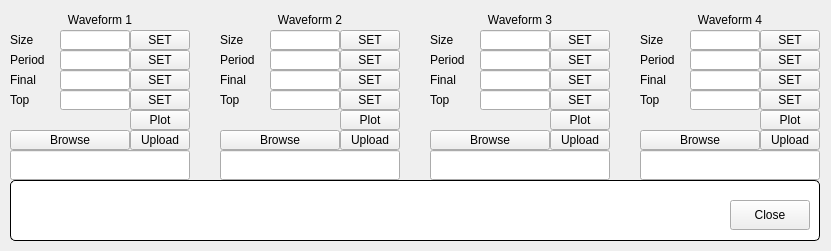
<?xml version="1.0" encoding="UTF-8"?>
<ui version="4.0">
 <class>FormGeneralWaveform</class>
 <widget class="QMainWindow" name="FormGeneralWaveform">
  <property name="geometry">
   <rect>
    <x>0</x>
    <y>0</y>
    <width>831</width>
    <height>251</height>
   </rect>
  </property>
  <property name="windowTitle">
   <string>General Waveform</string>
  </property>
  <widget class="QWidget" name="centralwidget">
   <widget class="QLabel" name="label">
    <property name="geometry">
     <rect>
      <x>10</x>
      <y>30</y>
      <width>61</width>
      <height>20</height>
     </rect>
    </property>
    <property name="text">
     <string>Size</string>
    </property>
   </widget>
   <widget class="QLabel" name="label_7">
    <property name="geometry">
     <rect>
      <x>10</x>
      <y>90</y>
      <width>61</width>
      <height>20</height>
     </rect>
    </property>
    <property name="text">
     <string>Top</string>
    </property>
   </widget>
   <widget class="QLabel" name="label_6">
    <property name="geometry">
     <rect>
      <x>10</x>
      <y>70</y>
      <width>61</width>
      <height>20</height>
     </rect>
    </property>
    <property name="text">
     <string>Final</string>
    </property>
   </widget>
   <widget class="QLabel" name="label_5">
    <property name="geometry">
     <rect>
      <x>10</x>
      <y>50</y>
      <width>61</width>
      <height>20</height>
     </rect>
    </property>
    <property name="text">
     <string>Period</string>
    </property>
   </widget>
   <widget class="QLineEdit" name="txtSize_1">
    <property name="geometry">
     <rect>
      <x>60</x>
      <y>30</y>
      <width>70</width>
      <height>20</height>
     </rect>
    </property>
   </widget>
   <widget class="QLineEdit" name="txtPeriod_1">
    <property name="geometry">
     <rect>
      <x>60</x>
      <y>50</y>
      <width>70</width>
      <height>20</height>
     </rect>
    </property>
   </widget>
   <widget class="QLineEdit" name="txtFinal_1">
    <property name="geometry">
     <rect>
      <x>60</x>
      <y>70</y>
      <width>70</width>
      <height>20</height>
     </rect>
    </property>
   </widget>
   <widget class="QLineEdit" name="txtTop_1">
    <property name="geometry">
     <rect>
      <x>60</x>
      <y>90</y>
      <width>70</width>
      <height>20</height>
     </rect>
    </property>
   </widget>
   <widget class="QPushButton" name="btnSize_1">
    <property name="geometry">
     <rect>
      <x>130</x>
      <y>30</y>
      <width>60</width>
      <height>20</height>
     </rect>
    </property>
    <property name="text">
     <string>SET</string>
    </property>
   </widget>
   <widget class="QPushButton" name="btnPeriod_1">
    <property name="geometry">
     <rect>
      <x>130</x>
      <y>50</y>
      <width>60</width>
      <height>20</height>
     </rect>
    </property>
    <property name="text">
     <string>SET</string>
    </property>
   </widget>
   <widget class="QPushButton" name="btnFinal_1">
    <property name="geometry">
     <rect>
      <x>130</x>
      <y>70</y>
      <width>60</width>
      <height>20</height>
     </rect>
    </property>
    <property name="text">
     <string>SET</string>
    </property>
   </widget>
   <widget class="QPushButton" name="btnTop_1">
    <property name="geometry">
     <rect>
      <x>130</x>
      <y>90</y>
      <width>60</width>
      <height>20</height>
     </rect>
    </property>
    <property name="text">
     <string>SET</string>
    </property>
   </widget>
   <widget class="QLineEdit" name="txtSize_2">
    <property name="geometry">
     <rect>
      <x>270</x>
      <y>30</y>
      <width>70</width>
      <height>20</height>
     </rect>
    </property>
   </widget>
   <widget class="QLabel" name="label_2">
    <property name="geometry">
     <rect>
      <x>220</x>
      <y>30</y>
      <width>61</width>
      <height>20</height>
     </rect>
    </property>
    <property name="text">
     <string>Size</string>
    </property>
   </widget>
   <widget class="QLabel" name="label_8">
    <property name="geometry">
     <rect>
      <x>220</x>
      <y>90</y>
      <width>61</width>
      <height>20</height>
     </rect>
    </property>
    <property name="text">
     <string>Top</string>
    </property>
   </widget>
   <widget class="QLineEdit" name="txtPeriod_2">
    <property name="geometry">
     <rect>
      <x>270</x>
      <y>50</y>
      <width>70</width>
      <height>20</height>
     </rect>
    </property>
   </widget>
   <widget class="QPushButton" name="btnSize_2">
    <property name="geometry">
     <rect>
      <x>340</x>
      <y>30</y>
      <width>60</width>
      <height>20</height>
     </rect>
    </property>
    <property name="text">
     <string>SET</string>
    </property>
   </widget>
   <widget class="QPushButton" name="btnTop_2">
    <property name="geometry">
     <rect>
      <x>340</x>
      <y>90</y>
      <width>60</width>
      <height>20</height>
     </rect>
    </property>
    <property name="text">
     <string>SET</string>
    </property>
   </widget>
   <widget class="QPushButton" name="btnFinal_2">
    <property name="geometry">
     <rect>
      <x>340</x>
      <y>70</y>
      <width>60</width>
      <height>20</height>
     </rect>
    </property>
    <property name="text">
     <string>SET</string>
    </property>
   </widget>
   <widget class="QLabel" name="label_9">
    <property name="geometry">
     <rect>
      <x>220</x>
      <y>70</y>
      <width>61</width>
      <height>20</height>
     </rect>
    </property>
    <property name="text">
     <string>Final</string>
    </property>
   </widget>
   <widget class="QLabel" name="label_10">
    <property name="geometry">
     <rect>
      <x>220</x>
      <y>50</y>
      <width>61</width>
      <height>20</height>
     </rect>
    </property>
    <property name="text">
     <string>Period</string>
    </property>
   </widget>
   <widget class="QLineEdit" name="txtTop_2">
    <property name="geometry">
     <rect>
      <x>270</x>
      <y>90</y>
      <width>70</width>
      <height>20</height>
     </rect>
    </property>
   </widget>
   <widget class="QPushButton" name="btnPeriod_2">
    <property name="geometry">
     <rect>
      <x>340</x>
      <y>50</y>
      <width>60</width>
      <height>20</height>
     </rect>
    </property>
    <property name="text">
     <string>SET</string>
    </property>
   </widget>
   <widget class="QLineEdit" name="txtFinal_2">
    <property name="geometry">
     <rect>
      <x>270</x>
      <y>70</y>
      <width>70</width>
      <height>20</height>
     </rect>
    </property>
   </widget>
   <widget class="QLineEdit" name="txtSize_3">
    <property name="geometry">
     <rect>
      <x>480</x>
      <y>30</y>
      <width>70</width>
      <height>20</height>
     </rect>
    </property>
   </widget>
   <widget class="QLabel" name="label_3">
    <property name="geometry">
     <rect>
      <x>430</x>
      <y>30</y>
      <width>61</width>
      <height>20</height>
     </rect>
    </property>
    <property name="text">
     <string>Size</string>
    </property>
   </widget>
   <widget class="QLabel" name="label_11">
    <property name="geometry">
     <rect>
      <x>430</x>
      <y>90</y>
      <width>61</width>
      <height>20</height>
     </rect>
    </property>
    <property name="text">
     <string>Top</string>
    </property>
   </widget>
   <widget class="QLineEdit" name="txtPeriod_3">
    <property name="geometry">
     <rect>
      <x>480</x>
      <y>50</y>
      <width>70</width>
      <height>20</height>
     </rect>
    </property>
   </widget>
   <widget class="QPushButton" name="btnSize_3">
    <property name="geometry">
     <rect>
      <x>550</x>
      <y>30</y>
      <width>60</width>
      <height>20</height>
     </rect>
    </property>
    <property name="text">
     <string>SET</string>
    </property>
   </widget>
   <widget class="QPushButton" name="btnTop_3">
    <property name="geometry">
     <rect>
      <x>550</x>
      <y>90</y>
      <width>60</width>
      <height>20</height>
     </rect>
    </property>
    <property name="text">
     <string>SET</string>
    </property>
   </widget>
   <widget class="QPushButton" name="btnFinal_3">
    <property name="geometry">
     <rect>
      <x>550</x>
      <y>70</y>
      <width>60</width>
      <height>20</height>
     </rect>
    </property>
    <property name="text">
     <string>SET</string>
    </property>
   </widget>
   <widget class="QLabel" name="label_12">
    <property name="geometry">
     <rect>
      <x>430</x>
      <y>70</y>
      <width>61</width>
      <height>20</height>
     </rect>
    </property>
    <property name="text">
     <string>Final</string>
    </property>
   </widget>
   <widget class="QLabel" name="label_13">
    <property name="geometry">
     <rect>
      <x>430</x>
      <y>50</y>
      <width>61</width>
      <height>20</height>
     </rect>
    </property>
    <property name="text">
     <string>Period</string>
    </property>
   </widget>
   <widget class="QLineEdit" name="txtTop_3">
    <property name="geometry">
     <rect>
      <x>480</x>
      <y>90</y>
      <width>70</width>
      <height>20</height>
     </rect>
    </property>
   </widget>
   <widget class="QPushButton" name="btnPeriod_3">
    <property name="geometry">
     <rect>
      <x>550</x>
      <y>50</y>
      <width>60</width>
      <height>20</height>
     </rect>
    </property>
    <property name="text">
     <string>SET</string>
    </property>
   </widget>
   <widget class="QLineEdit" name="txtFinal_3">
    <property name="geometry">
     <rect>
      <x>480</x>
      <y>70</y>
      <width>70</width>
      <height>20</height>
     </rect>
    </property>
   </widget>
   <widget class="QLineEdit" name="txtSize_4">
    <property name="geometry">
     <rect>
      <x>690</x>
      <y>30</y>
      <width>70</width>
      <height>20</height>
     </rect>
    </property>
   </widget>
   <widget class="QLabel" name="label_4">
    <property name="geometry">
     <rect>
      <x>640</x>
      <y>30</y>
      <width>61</width>
      <height>20</height>
     </rect>
    </property>
    <property name="text">
     <string>Size</string>
    </property>
   </widget>
   <widget class="QLabel" name="label_14">
    <property name="geometry">
     <rect>
      <x>640</x>
      <y>90</y>
      <width>61</width>
      <height>20</height>
     </rect>
    </property>
    <property name="text">
     <string>Top</string>
    </property>
   </widget>
   <widget class="QLineEdit" name="txtPeriod_4">
    <property name="geometry">
     <rect>
      <x>690</x>
      <y>50</y>
      <width>70</width>
      <height>20</height>
     </rect>
    </property>
   </widget>
   <widget class="QPushButton" name="btnSize_4">
    <property name="geometry">
     <rect>
      <x>760</x>
      <y>30</y>
      <width>60</width>
      <height>20</height>
     </rect>
    </property>
    <property name="text">
     <string>SET</string>
    </property>
   </widget>
   <widget class="QPushButton" name="btnTop_4">
    <property name="geometry">
     <rect>
      <x>760</x>
      <y>90</y>
      <width>60</width>
      <height>20</height>
     </rect>
    </property>
    <property name="text">
     <string>SET</string>
    </property>
   </widget>
   <widget class="QPushButton" name="btnFinal_4">
    <property name="geometry">
     <rect>
      <x>760</x>
      <y>70</y>
      <width>60</width>
      <height>20</height>
     </rect>
    </property>
    <property name="text">
     <string>SET</string>
    </property>
   </widget>
   <widget class="QLabel" name="label_15">
    <property name="geometry">
     <rect>
      <x>640</x>
      <y>70</y>
      <width>61</width>
      <height>20</height>
     </rect>
    </property>
    <property name="text">
     <string>Final</string>
    </property>
   </widget>
   <widget class="QLabel" name="label_16">
    <property name="geometry">
     <rect>
      <x>640</x>
      <y>50</y>
      <width>61</width>
      <height>20</height>
     </rect>
    </property>
    <property name="text">
     <string>Period</string>
    </property>
   </widget>
   <widget class="QLineEdit" name="txtTop_4">
    <property name="geometry">
     <rect>
      <x>690</x>
      <y>90</y>
      <width>70</width>
      <height>20</height>
     </rect>
    </property>
   </widget>
   <widget class="QPushButton" name="btnPeriod_4">
    <property name="geometry">
     <rect>
      <x>760</x>
      <y>50</y>
      <width>60</width>
      <height>20</height>
     </rect>
    </property>
    <property name="text">
     <string>SET</string>
    </property>
   </widget>
   <widget class="QLineEdit" name="txtFinal_4">
    <property name="geometry">
     <rect>
      <x>690</x>
      <y>70</y>
      <width>70</width>
      <height>20</height>
     </rect>
    </property>
   </widget>
   <widget class="QLabel" name="label_17">
    <property name="geometry">
     <rect>
      <x>10</x>
      <y>10</y>
      <width>180</width>
      <height>20</height>
     </rect>
    </property>
    <property name="text">
     <string>Waveform 1</string>
    </property>
    <property name="alignment">
     <set>Qt::AlignCenter</set>
    </property>
   </widget>
   <widget class="QLabel" name="label_18">
    <property name="geometry">
     <rect>
      <x>220</x>
      <y>10</y>
      <width>180</width>
      <height>20</height>
     </rect>
    </property>
    <property name="text">
     <string>Waveform 2</string>
    </property>
    <property name="alignment">
     <set>Qt::AlignCenter</set>
    </property>
   </widget>
   <widget class="QLabel" name="label_19">
    <property name="geometry">
     <rect>
      <x>430</x>
      <y>10</y>
      <width>180</width>
      <height>20</height>
     </rect>
    </property>
    <property name="text">
     <string>Waveform 3</string>
    </property>
    <property name="alignment">
     <set>Qt::AlignCenter</set>
    </property>
   </widget>
   <widget class="QLabel" name="label_20">
    <property name="geometry">
     <rect>
      <x>640</x>
      <y>10</y>
      <width>180</width>
      <height>20</height>
     </rect>
    </property>
    <property name="text">
     <string>Waveform 4</string>
    </property>
    <property name="alignment">
     <set>Qt::AlignCenter</set>
    </property>
   </widget>
   <widget class="QPushButton" name="btnPlot_1">
    <property name="geometry">
     <rect>
      <x>130</x>
      <y>110</y>
      <width>60</width>
      <height>20</height>
     </rect>
    </property>
    <property name="text">
     <string>Plot</string>
    </property>
   </widget>
   <widget class="QPushButton" name="btnSelect_1">
    <property name="geometry">
     <rect>
      <x>10</x>
      <y>130</y>
      <width>120</width>
      <height>20</height>
     </rect>
    </property>
    <property name="text">
     <string>Browse</string>
    </property>
   </widget>
   <widget class="QLineEdit" name="txtFile_1">
    <property name="geometry">
     <rect>
      <x>10</x>
      <y>150</y>
      <width>180</width>
      <height>30</height>
     </rect>
    </property>
   </widget>
   <widget class="QPushButton" name="btnSelect_2">
    <property name="geometry">
     <rect>
      <x>220</x>
      <y>130</y>
      <width>120</width>
      <height>20</height>
     </rect>
    </property>
    <property name="text">
     <string>Browse</string>
    </property>
   </widget>
   <widget class="QPushButton" name="btnPlot_2">
    <property name="geometry">
     <rect>
      <x>340</x>
      <y>110</y>
      <width>60</width>
      <height>20</height>
     </rect>
    </property>
    <property name="text">
     <string>Plot</string>
    </property>
   </widget>
   <widget class="QPushButton" name="btnSelect_3">
    <property name="geometry">
     <rect>
      <x>430</x>
      <y>130</y>
      <width>120</width>
      <height>20</height>
     </rect>
    </property>
    <property name="text">
     <string>Browse</string>
    </property>
   </widget>
   <widget class="QPushButton" name="btnPlot_3">
    <property name="geometry">
     <rect>
      <x>550</x>
      <y>110</y>
      <width>60</width>
      <height>20</height>
     </rect>
    </property>
    <property name="text">
     <string>Plot</string>
    </property>
   </widget>
   <widget class="QPushButton" name="btnSelect_4">
    <property name="geometry">
     <rect>
      <x>640</x>
      <y>130</y>
      <width>120</width>
      <height>20</height>
     </rect>
    </property>
    <property name="text">
     <string>Browse</string>
    </property>
   </widget>
   <widget class="QPushButton" name="btnPlot_4">
    <property name="geometry">
     <rect>
      <x>760</x>
      <y>110</y>
      <width>60</width>
      <height>20</height>
     </rect>
    </property>
    <property name="text">
     <string>Plot</string>
    </property>
   </widget>
   <widget class="QGroupBox" name="titleGroupBox_2">
    <property name="geometry">
     <rect>
      <x>10</x>
      <y>180</y>
      <width>810</width>
      <height>61</height>
     </rect>
    </property>
    <property name="styleSheet">
     <string notr="true">QGroupBox {
 	background-color: rgb(255, 255, 255);
     border: 1px solid black;
     border-radius: 5px;
     margin-top: 0.5em;
 }
 
 QGroupBox::title {
     subcontrol-origin: margin;
     left: 10px;
     padding: 0 3px 0 3px;
 }</string>
    </property>
    <property name="title">
     <string/>
    </property>
    <widget class="QPushButton" name="btnClose">
     <property name="geometry">
      <rect>
       <x>720</x>
       <y>20</y>
       <width>80</width>
       <height>30</height>
      </rect>
     </property>
     <property name="text">
      <string>Close</string>
     </property>
    </widget>
   </widget>
   <widget class="QLineEdit" name="txtFile_2">
    <property name="geometry">
     <rect>
      <x>220</x>
      <y>150</y>
      <width>180</width>
      <height>30</height>
     </rect>
    </property>
   </widget>
   <widget class="QLineEdit" name="txtFile_3">
    <property name="geometry">
     <rect>
      <x>430</x>
      <y>150</y>
      <width>180</width>
      <height>30</height>
     </rect>
    </property>
   </widget>
   <widget class="QLineEdit" name="txtFile_4">
    <property name="geometry">
     <rect>
      <x>640</x>
      <y>150</y>
      <width>180</width>
      <height>30</height>
     </rect>
    </property>
   </widget>
   <widget class="QPushButton" name="btnUpload_1">
    <property name="geometry">
     <rect>
      <x>130</x>
      <y>130</y>
      <width>60</width>
      <height>20</height>
     </rect>
    </property>
    <property name="text">
     <string>Upload</string>
    </property>
   </widget>
   <widget class="QPushButton" name="btnUpload_2">
    <property name="geometry">
     <rect>
      <x>340</x>
      <y>130</y>
      <width>60</width>
      <height>20</height>
     </rect>
    </property>
    <property name="text">
     <string>Upload</string>
    </property>
   </widget>
   <widget class="QPushButton" name="btnUpload_3">
    <property name="geometry">
     <rect>
      <x>550</x>
      <y>130</y>
      <width>60</width>
      <height>20</height>
     </rect>
    </property>
    <property name="text">
     <string>Upload</string>
    </property>
   </widget>
   <widget class="QPushButton" name="btnUpload_4">
    <property name="geometry">
     <rect>
      <x>760</x>
      <y>130</y>
      <width>60</width>
      <height>20</height>
     </rect>
    </property>
    <property name="text">
     <string>Upload</string>
    </property>
   </widget>
  </widget>
 </widget>
 <resources/>
 <connections/>
</ui>
